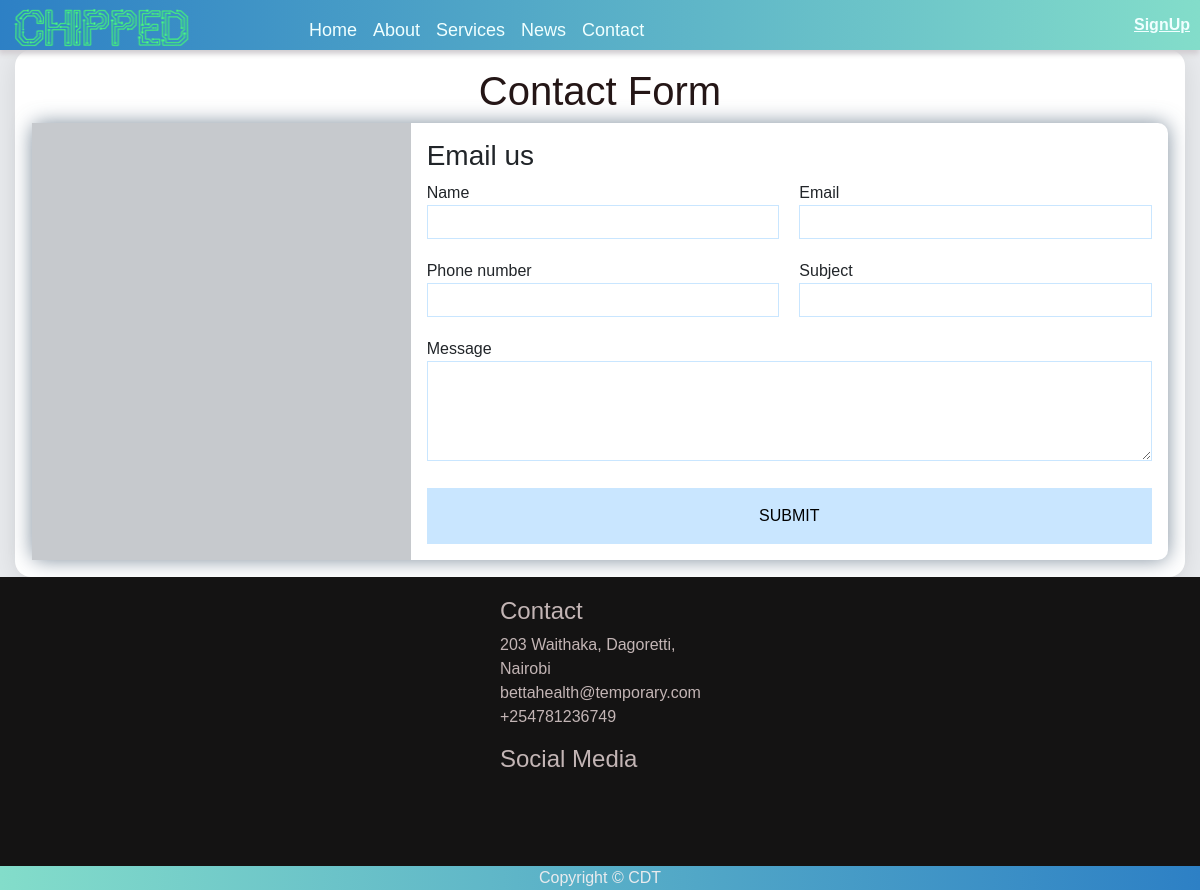
Before: /contact_us/contact with the older database file.
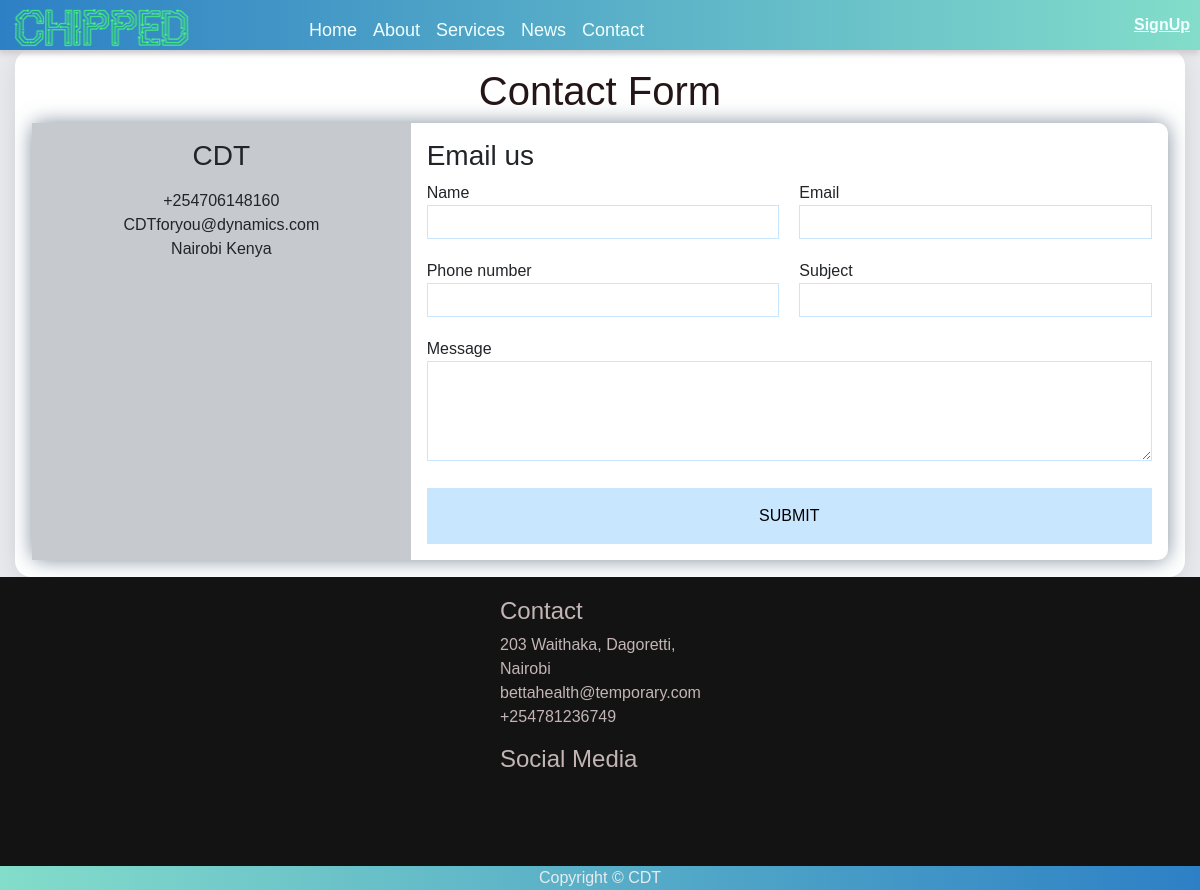
After: the same page with the newer database file.
### hospital_website/models/models.py (models this page shows, shortened)
class BaseData(models.Model):
    logo_img = models.ImageField(default='default.png', upload_to='company_Logo',null=True, blank=True)
    logo_name = models.CharField(default='Chipped', max_length=100, null=False)
    footer = models.CharField(default='Update Footer ', max_length=100, null=False)

class ContactSidebarCompanyInfo(models.Model):
    name = models.CharField(max_length=100, null=False)
    phone_number = PhoneNumberField()
    email = models.EmailField(null=False)
    address = models.CharField(max_length=200, null=False)

### contact_us/views.py (the view, shortened to what this page needs)
# urls.py: path('contact', contact, name='contact'),
def contact(request):
    form = ContactForm()
    side_info = ContactSidebarCompanyInfo.objects.first()
    base = BaseData.objects.first() #for Base.html
    context = {
        'form': form,
        'side_info': side_info,
        'base': base,
    }
    return render(request, 'contact.html', context)

### contact_us/forms.py
class ContactForm(ModelForm):
    class Meta:
        model = contact
        fields = '__all__'

### templates/contact.html (shortened to what this page needs)
{% extends 'base.html' %}
{% load static %}
{% block css %}
<link rel="stylesheet" href="{% static 'css/contact.css' %}" type="text/css">
{% endblock css %}
{% block content %}
<section class="s2 contact ">
  <div id="contact-page" class="item container">
    <h1 class="brand"><span>Contact Form</span></h1>
    <div class="wrapper animated bounceInLeft ">
      <div class="company-info">
        <h3>
          {{side_info.name}}
        </h3>
        <ul>
          <li>{{side_info.phone_number}}</li>
          <li>{{side_info.email}}</li>
          <li>{{side_info.address}}</li>
        </ul>
      </div>
      <div class="contact">
        <h3>Email us</h3>
        <form method="post">
          <p>
            <label for="id_name">Name</label>
            {{form.name}}
          </p>
          <p>
            <label for="id_email">Email</label>
            {{form.email}}
          </p>
          <p>
            <label for="id_phone_number">Phone number</label>
            {{form.phone_number}}
          </p>
          <p>
            <label for="id_subject">Subject</label>
            {{form.subject}}
          </p>
          <p class="full">
            <label for="id_message">Message</label>
            {{form.message}}
          </p>
          <p class="full">
            <button type="submit">Submit</button>
          </p>
        </form>
      </div>
    </div>
  </div>
</section>
{% endblock content%}

### templates/base.html (shortened to what this page needs)
<!DOCTYPE html> {% load static %}
<html lang="en">
<head>
    <link href="https://cdn.jsdelivr.net/npm/bootstrap@5.0.2/dist/css/bootstrap.min.css" rel="stylesheet"
>
        <link rel="stylesheet" href="https://cdn.jsdelivr.net/npm/bootstrap-icons@1.10.5/font/bootstrap-icons.css">
    <link rel="stylesheet" href="{% static 'css/style.css' %}" type="text/css">
    <link rel="stylesheet" href="{% static 'css/nav.css' %}" type="text/css">
    <link rel="stylesheet" href="{% static 'css/top-footer.css' %}" type="text/css">
    <link rel="stylesheet" href="{% static 'css/loading.css' %}">
    <link rel="stylesheet" href="{% static 'css/maicons.css' %}" type="text/css">
    <link rel="stylesheet" href="https://cdnjs.cloudflare.com/ajax/libs/font-awesome/6.2.0/css/all.min.css">
    {% block css %} {% endblock css %}
</head>
<body class="preload">
    <header class="header">
        <div id="logo">
            <a href="{% url 'main_index' %}">
                <span class="logo">
                    <img src="{{base.logo_img.url}}" width="180" height="40" alt="{{base.logo_name}}">
                </span>
            </a>
        </div>
        <div id="navbar_d">
            <div id="links">
                <a href="{% url 'main_index' %}">Home</a>
                <a href="{% url 'about' %}">About</a>
                <a href="{% url 'services' %}">Services</a>
                <a href="{% url 'blog:blog_home' %}">News</a>
                <a href="{% url 'contact' %}">Contact</a>
            </div>
        </div>
        <div class="user nav-item dropdown dashboard">
            {% if user.is_authenticated %}
            <a href="#" class="dropdown-toggle" type="button" id="dropdownMenuButton1" data-bs-toggle="dropdown"
                aria-expanded="false">
                <img src="{{user.profile.image.url}}" width="40" height="40" class="rounded-circle" alt="Avatar">
            </a>
            <div class="dropdown-menu">
                <a href="{% url 'profile' %}" class="dropdown-item"><i
                        class="fa fa-user"></i> Profile</a>
                <a href="{% url 'password_change' %}" class="dropdown-item"><i class="fa fa-sliders"></i> Change
                    password</a>
                <div class="divider dropdown-divider"></div>
                <a href="{% url 'logout' %}" class="dropdown-item"> Logout</a>
            </div>
            {% else %}
            <a href="{% url 'login' %}"> <span>SignUp</span> </a>
            {%endif %}
        </div>
    </header>
    <main class="containerl-xxl">
        {% block content %} {% endblock content %}
        <footer class="top-footer">
            <div class="f-contact">
                <div id="f-contact">
                    <h4>Contact</h4>
                    <ul>
                        <li>
                            203 Waithaka, Dagoretti, Nairobi
                        </li>
                        <li>
                            bettahealth@temporary.com
                        </li>
                        <li>+254781236749</li>
                    </ul>
                </div>
                <div id="f-socialmedia">
                    <h4>Social Media</h4>
                </div>
            </div>
        </footer>
        <footer class="mt3 text-center footer">
             Copyright © {{base.footer}}
        </footer>
    </main>
</body>
</html>

### static/css/style.css (style rules this page uses)
li { list-style: none; }
body { background-color: #e9ebee; --header-height: 50px; --footer-height: 22px; margin: var(--header-height) 0 var(--footer-height) 0; font-family: sans-serif; }
.s2 { height: inherit; }

### static/css/nav.css (style rules this page uses)
.header { position: fixed; padding: 0; top: 0; left: 0; width: 100%; height: var(--header-height) ; background: linear-gradient(to right, #2d80c5 0%, #83ddca 100%); display: grid; grid-template-columns: repeat(12, 1fr); gap: 12px; backdrop-filter: blur(3px); -webkit-backdrop-filter: blur(3px); z-index: 1000; }
#logo { grid-column: 6; margin: 0 auto; font-family: "Open Sans" sans-serif; font-size: 30px; font-weight: 700; color: #000; text-transform: uppercase; }
#logo a { text-decoration: none; }
.user { grid-column: 9; display: flex; align-items: center; }
.user a { color: azure; font-weight: 600; }
.footer { color: #e9ebee; position: fixed; bottom: 0; width: 100%; background: linear-gradient(to right, #83ddca 0%, #2d80c5 100%); z-index: 10; }
@media (min-width: 720px) { .header { display: grid; grid-template-columns: repeat(12, 1fr); gap: 12px; justify-content: start; align-items: center; min-height: var(--header-height); z-index: 1000; background-color: rgba(1, 2, 4, 0.7); grid-gap: 1em; padding: 0 10px; -webkit-box-shadow: -1px 4px 5px 0px rgba(209, 205, 209, 1); -moz-box-shadow: -1px 4px 5px 0px rgba(209, 205, 209, 1); box-shadow: -1px 4px 5px 0px rgba(209, 205, 209, 1); } }
@media (min-width: 720px) { #logo { grid-column: 1 / span 2; } }
@media (min-width: 720px) { #navbar_d { grid-column: 4 / span 5; } }
@media (min-width: 720px) { .user { grid-column: 11/ span 2; display: inline-flex; justify-content: right; } }
@media (min-width: 720px) { #logo { display:grid; margin-top:10; font-family: "Open Sans" sans-serif; font-size: 30px; font-weight: 700; color: #000; text-transform: uppercase; } }
@media (min-width: 720px) { #links { display:grid; padding-top: 10px; align-items: center; grid-auto-flow: column; grid-gap: 1em; width: fit-content; } }
@media (min-width: 720px) { #links a { color: azure; font-family: "Open Sans" sans-serif; font-size: 18px; text-decoration: none; } }

### static/css/top-footer.css (style rules this page uses)
ul { padding-left: 0; }
.top-footer { display: grid; grid-template-columns: repeat(auto-fit, 200px); gap:30px; justify-content: center; padding-bottom: 70px; grid-auto-flow: dense; background-color: rgb(20, 19, 19); color: #c3b5b5; padding-top: 20px; position: relative; z-index: 2; }
.top-footer div { display: flex; flex-direction: column; width: fit-content; }

### static/css/contact.css (style rules this page uses)
section { display: flex; flex-direction: row; }
#contact-page { background: white; border-radius: 16px; box-shadow: 0 4px 30px rgba(0, 0, 0, 0.1); border: 1px solid rgba(255, 255, 255, 0.27); max-width: 1170px; margin-left: auto; margin-right: auto; padding: 1em; }
.company-info ul { list-style: none; padding:0; }
.brand { text-align: center; }
.brand span { color: rgb(36, 22, 22); }
.wrapper { box-shadow: 0 0 20px 0 rgba(72,94, 116, 0.7); border-radius: 10px; }
.wrapper > * { padding: 1em; }
.company-info { background: #c6c9cd; }
.company-info h3, .company-info ul { text-align: center; margin: 0 0 1rem 0; }
.contact form { display:grid; grid-template-columns: 1fr 1fr; grid-gap:20px; }
.contact form label { display: block; }
.contact form p { margin: 0 ; }
.full { grid-column: 1/ 3 }
.contact form button, .contact form input, .contact form textarea { width: 100%; padding: 1em; border: 1px solid #c9e6ff; }
.contact form button { background: #c9e6ff; border: 0; text-transform: uppercase; }
.contact p input { height: 10px; }
#id_message { height: 100px; width: 100%; }
@media (min-width: 700px) { .wrapper { display: grid; grid-template-columns: 1fr 2fr; } }
@media (min-width: 700px) { .wrapper > * { padding: 1em; } }
@media (min-width: 700px) { .company-infor h3, .company-info ul, .band { text-align: center; } }

Changed rows visible on the page:
added ContactSidebarCompanyInfo: name "CDT", phone_number "+254706148160", email "CDTforyou@dynamics.com", address "Nairobi Kenya"
